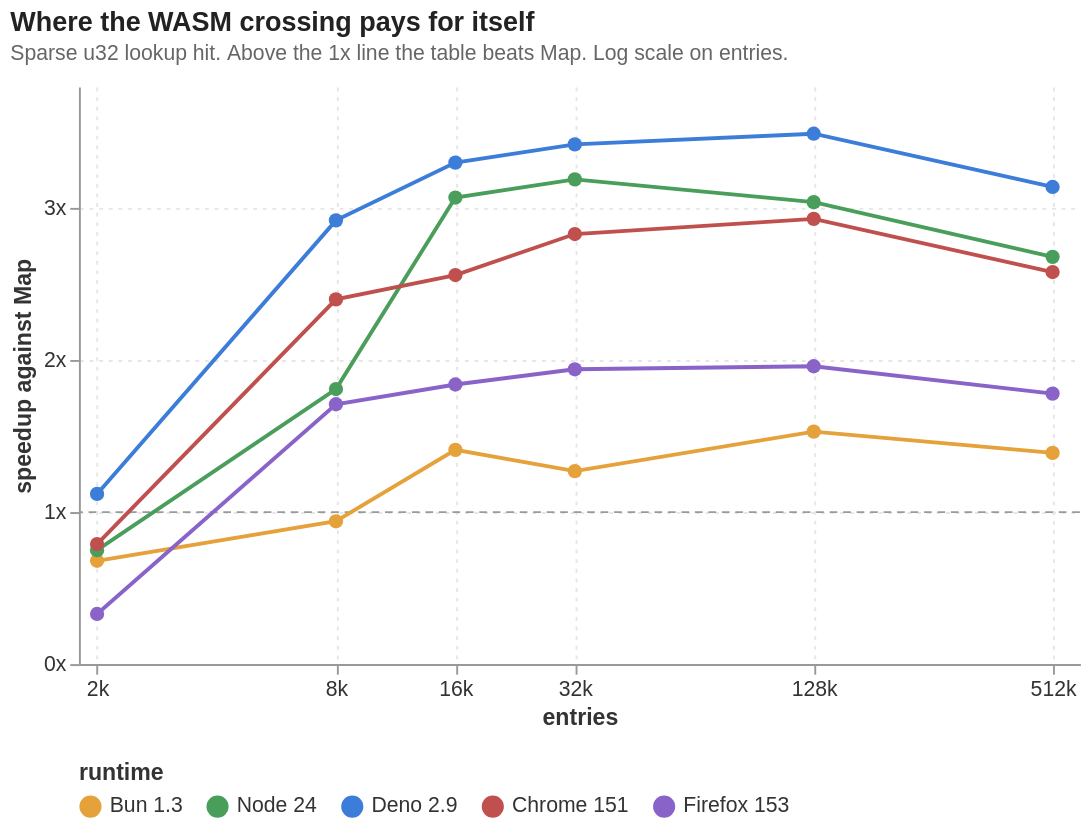

Source (Vega-Lite JSON):
### Vega-Lite specification from a JSON file in a GitHub repository (floating-point values rounded to 4 significant figures)
{"$schema": "https://vega.github.io/schema/vega-lite/v5.json", "title": {"text": "Where the WASM crossing pays for itself", "subtitle": "Sparse u32 lookup hit. Above the 1x line the table beats Map. Log scale on entries."}, "width": 520, "height": 300, "encoding": {"y": {"field": "speedup", "type": "quantitative", "scale": {"domain": [0, 3.8], "nice": false}, "axis": {"title": "speedup against Map", "values": [0, 1, 2, 3], "labelExpr": "datum.value + 'x'", "grid": true, "gridDash": [2, 3]}}}, "layer": [{"data": {"values": [{"speedup": 1}]}, "mark": {"type": "rule", "color": "#9a9a9a", "strokeDash": [4, 3]}}, {"data": {"values": [{"entries": 2000, "runtime": "Bun 1.3", "speedup": 0.68}, {"entries": 2000, "runtime": "Node 24", "speedup": 0.75}, {"entries": 2000, "runtime": "Deno 2.9", "speedup": 1.12}, {"entries": 2000, "runtime": "Chrome 151", "speedup": 0.79}, {"entries": 2000, "runtime": "Firefox 153", "speedup": 0.33}, {"entries": 8000, "runtime": "Bun 1.3", "speedup": 0.94}, {"entries": 8000, "runtime": "Node 24", "speedup": 1.81}, {"entries": 8000, "runtime": "Deno 2.9", "speedup": 2.92}, {"entries": 8000, "runtime": "Chrome 151", "speedup": 2.4}, {"entries": 8000, "runtime": "Firefox 153", "speedup": 1.71}, {"entries": 16000, "runtime": "Bun 1.3", "speedup": 1.41}, {"entries": 16000, "runtime": "Node 24", "speedup": 3.07}, {"entries": 16000, "runtime": "Deno 2.9", "speedup": 3.3}, {"entries": 16000, "runtime": "Chrome 151", "speedup": 2.56}, {"entries": 16000, "runtime": "Firefox 153", "speedup": 1.84}, {"entries": 32000, "runtime": "Bun 1.3", "speedup": 1.27}, {"entries": 32000, "runtime": "Node 24", "speedup": 3.19}, {"entries": 32000, "runtime": "Deno 2.9", "speedup": 3.42}, {"entries": 32000, "runtime": "Chrome 151", "speedup": 2.83}, {"entries": 32000, "runtime": "Firefox 153", "speedup": 1.94}, {"entries": 128000, "runtime": "Bun 1.3", "speedup": 1.53}, {"entries": 128000, "runtime": "Node 24", "speedup": 3.04}, {"entries": 128000, "runtime": "Deno 2.9", "speedup": 3.49}, {"entries": 128000, "runtime": "Chrome 151", "speedup": 2.93}, {"entries": 128000, "runtime": "Firefox 153", "speedup": 1.96}, {"entries": 512000, "runtime": "Bun 1.3", "speedup": 1.39}, {"entries": 512000, "runtime": "Node 24", "speedup": 2.68}, {"entries": 512000, "runtime": "Deno 2.9", "speedup": 3.14}, {"entries": 512000, "runtime": "Chrome 151", "speedup": 2.58}, {"entries": 512000, "runtime": "Firefox 153", "speedup": 1.78}]}, "mark": {"type": "line", "strokeWidth": 2, "point": {"filled": true, "size": 55}}, "encoding": {"x": {"field": "entries", "type": "quantitative", "scale": {"type": "log", "domain": [1800, 600000], "nice": false}, "axis": {"title": "entries", "values": [2000, 8000, 16000, 32000, 128000, 512000], "labelExpr": "datum.value >= 1000 ? datum.value / 1000 + 'k' : datum.value", "grid": true, "gridDash": [2, 3]}}, "color": {"field": "runtime", "type": "nominal", "sort": ["Bun 1.3", "Node 24", "Deno 2.9", "Chrome 151", "Firefox 153"], "title": "runtime", "legend": {"orient": "bottom", "direction": "horizontal", "columns": 5, "symbolType": "circle"}}, "tooltip": [{"field": "runtime"}, {"field": "entries", "format": ","}, {"field": "speedup", "format": ".2f"}]}}], "config": {"background": "#ffffff", "view": {"stroke": null}, "axis": {"labelFont": "Helvetica, Arial, sans-serif", "titleFont": "Helvetica, Arial, sans-serif", "labelFontSize": 11, "titleFontSize": 12, "labelColor": "#333", "titleColor": "#333", "domainColor": "#999", "tickColor": "#999", "gridColor": "#e6e6e6"}, "legend": {"labelFont": "Helvetica, Arial, sans-serif", "titleFont": "Helvetica, Arial, sans-serif", "labelFontSize": 11, "titleFontSize": 12, "labelColor": "#333", "titleColor": "#333"}, "title": {"font": "Helvetica, Arial, sans-serif", "fontSize": 14, "subtitleFont": "Helvetica, Arial, sans-serif", "subtitleFontSize": 11, "subtitleColor": "#666", "color": "#222", "anchor": "start", "offset": 12}, "range": {"category": ["#e5a13a", "#4a9e5c", "#3b7dd8", "#c0504d", "#8a63c9"]}}}
